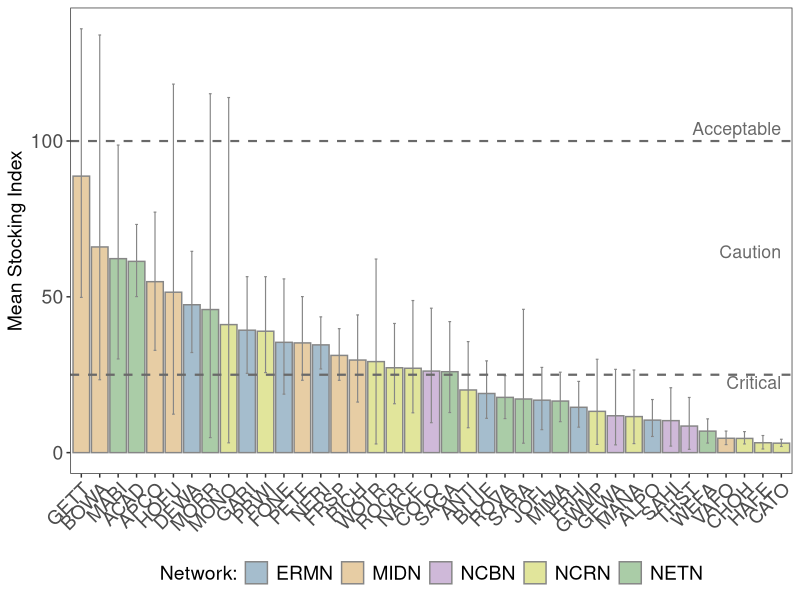
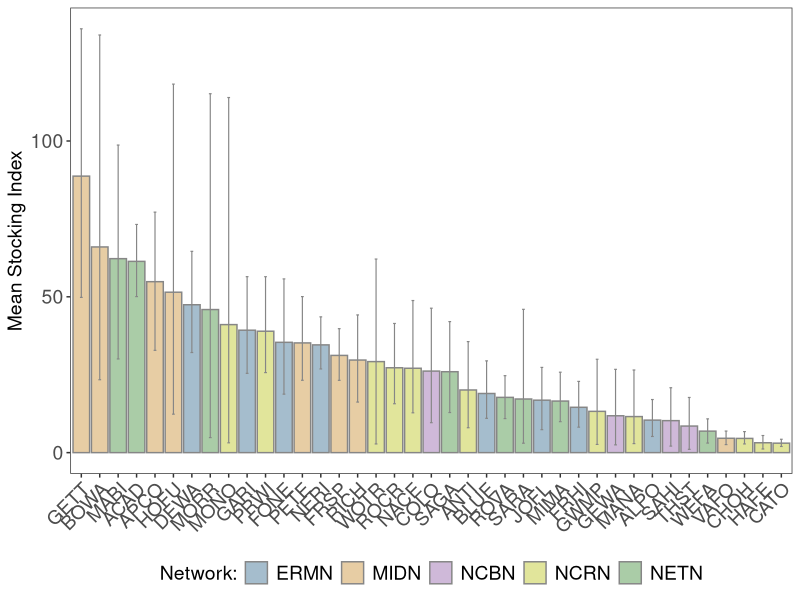
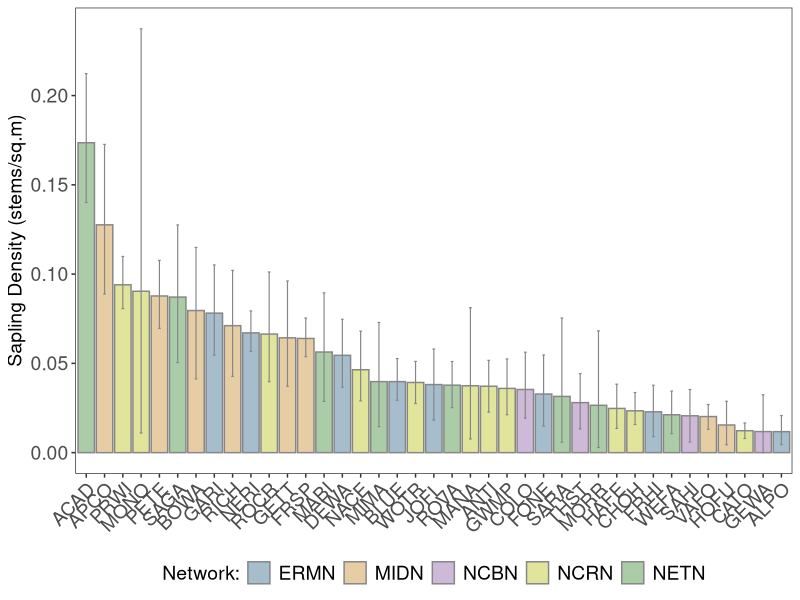
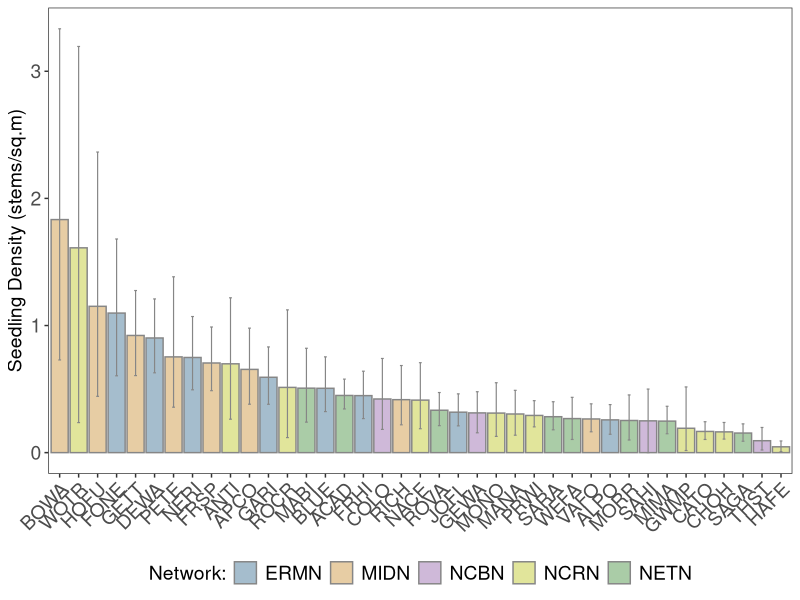
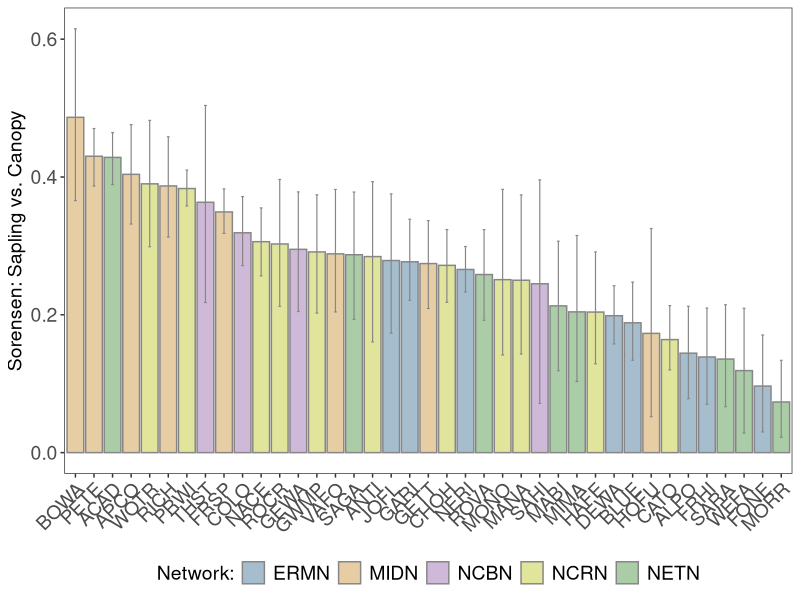
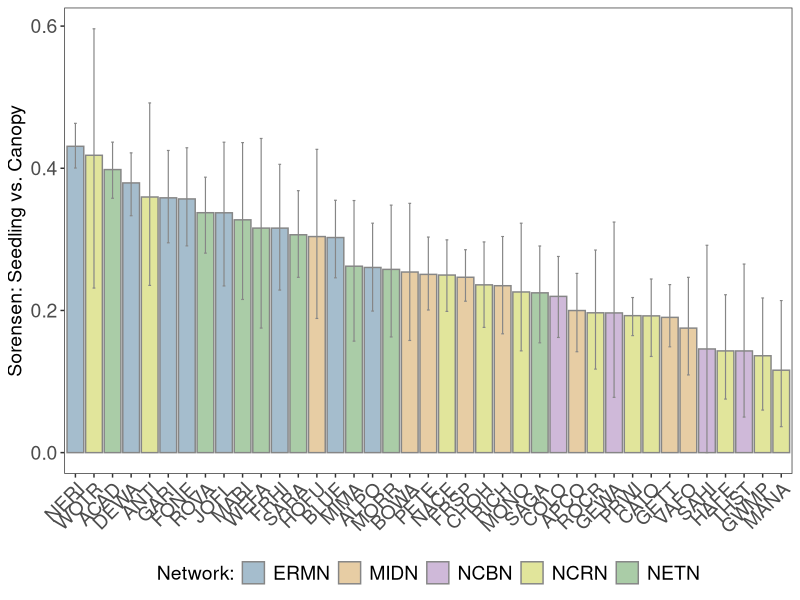
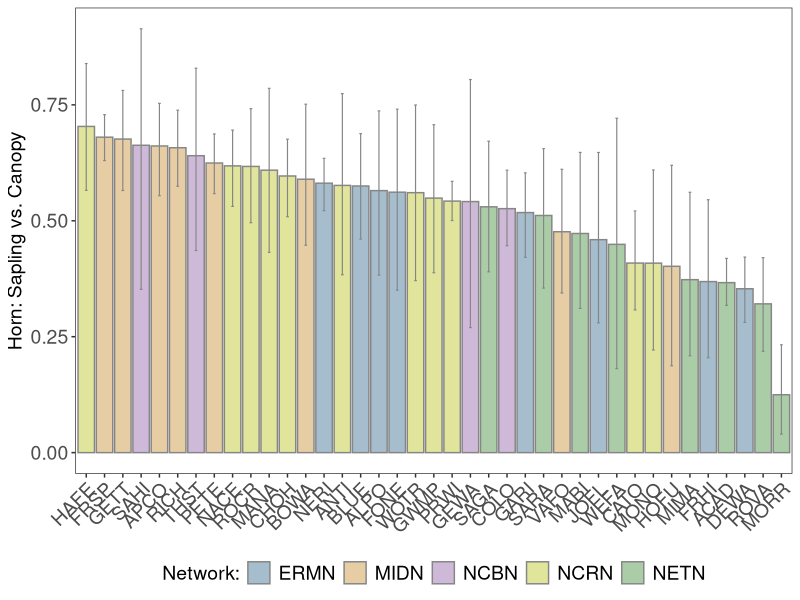
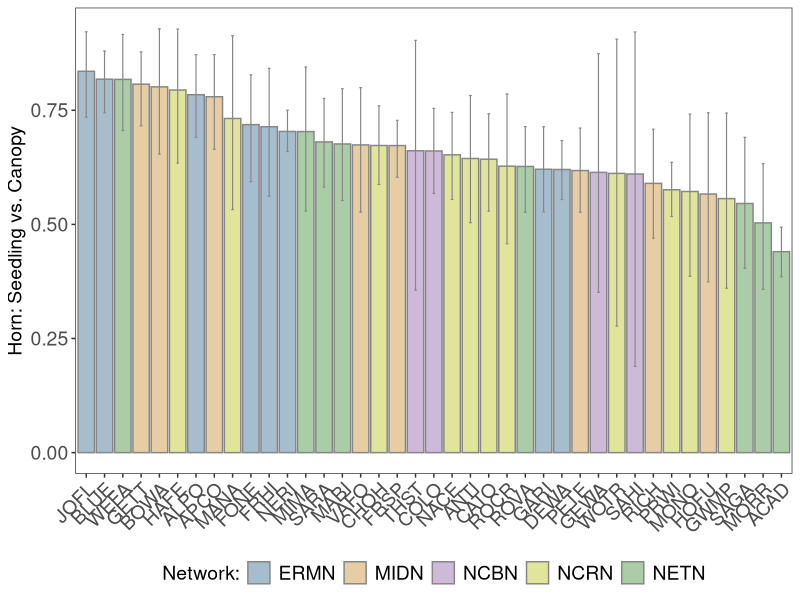

The R source for these figures, in order: (Note: this script raises an error after producing the figures.)
#---------------------------------------------------------------------------------------------------
# Compiling cycle 3 (2016:2019) data for comparisons of tree and regeneration status across parks
#   Code written by Kate Miller 20211012 
#---------------------------------------------------------------------------------------------------
library(tidyverse)
library(boot)
library(grid) # for digging into str of ggplot grobs
library(gridExtra) # for ggarrange
library(gtable)

options("scipen" = 100, "digits" = 4) # keeps scientific notation from showing up

datapath <- "./data"

#----- Status plots -----
# For status plots, plot the raw mean and 95% confidence interval derived from bootstrapping
dens_df <- read.csv("./data/EFWG_full_dataset_20220325.csv")
table(dens_df$Network)
#dens_df$Network <- ifelse(dens_df$Unit_Code %in% c("COLO", "GEWA", "SAHI", "THST"), "NCBN", dens_df$Network)

dens_c3 <- dens_df %>% filter(cycle == 3) 
park_list <- unique(dens_df$Unit_Code)
status_metrics <- c("stock_final", 
                    "Sap_Dens_Total", "Seed_Dens_Total",
                    "Sap_Dens_NatCan", "Seed_Dens_NatCan",
                    "Sor_sap", "Hor_sap", "Sor_seed", "Hor_seed")

# Load trend results for later use
boot_results <- read.csv("./results/20220325/all_metrics_randint_20220325.csv")
head(boot_results)
# lat_rank <- read.csv("./data/EFWG_lat_order.csv")[,c("park", "network", "lat.rank")]
# boot_results <- left_join(boot_results1, lat_rank, by = 'park') %>% rename(lat_rank = lat.rank)
boot_results$park_ord <- reorder(boot_results$park, desc(boot_results$lat_rank))
boot_results$Network[boot_results$park %in% c("COLO", "SAHI", "THST")] <- "NCBN" # in case this hasn't been changed
boot_results$network_ord <- factor(boot_results$Network, levels = c("NETN", "ERMN", "NCRN", "NCBN", "MIDN"))
table(boot_results$Network)
head(boot_results)
boot_results$strp_col <- case_when(boot_results$Network == "ERMN" ~ "#A5BDCD",
                                   boot_results$Network == "MIDN" ~ "#E7CDA4",
                                   boot_results$Network == "NCBN" ~ "#CFB9D9",
                                   boot_results$Network == "NCRN" ~ "#E1E59B",
                                   boot_results$Network == "NETN" ~ "#AACCA7") 

table(boot_results$Network)

boot_sppgrp <- boot_results %>% filter(!resp %in% c("Hor_sap", "Hor_seed", "Sor_sap", "Sor_seed", "stock_final"))

# Set up groups for comp plot
boot_sppgrp$sppgrp <- gsub("^.*_", "", boot_sppgrp$resp)
sppgrp_list <- c(paste0("_", unique(boot_sppgrp$sppgrp), collapse = "|"))
boot_sppgrp$metric <- gsub(sppgrp_list, "", boot_sppgrp$resp)

boot_sppgrp_comb <- boot_sppgrp %>% filter(sppgrp %in% c("NatCan", "NatOth", "Exotic")) %>% arrange(park, resp, term)

boot_sppgrp_comb$park_ord <- reorder(boot_sppgrp_comb$park, desc(boot_sppgrp_comb$lat_rank))
boot_sppgrp_comb$estimate[boot_sppgrp_comb$estimate == 0] <- NA
boot_sppgrp_comb$lower95[is.na(boot_sppgrp_comb$estimate)] <- NA
boot_sppgrp_comb$upper95[is.na(boot_sppgrp_comb$estimate)] <- NA

# Set up park lists
park_metrics <- expand.grid(park_list, status_metrics)
parks <- park_metrics[,1]
metrics <- park_metrics[,2]

# Create mean function used in bootstrap
mean_fun <- function(data, i){
  d <- data[i, ]
  return(mean(d, na.rm = TRUE))
}

# Iterate over parks and metrics to calc. mean and 95% CI of mean 
c3_stats <- map2_dfr(parks, metrics, function(park, metric){
  df <- dens_c3 %>% filter(Unit_Code == park) 
  results_df <- boot(df[, paste0(metric), drop = FALSE], mean_fun, R = 1000)
  df2 <- data.frame(park = park, 
                    Network = unique(df$Network),
                    metric = metric, 
                    mean = results_df$t0,
                    lower95 = quantile(results_df$t, probs = 0.025, na.rm = T),
                    upper95 = quantile(results_df$t, probs = 0.975, na.rm = T),
                    row.names = NULL)
  return(df2)
})

write.csv(c3_stats, "./results/20220325/EFWG_cycle_3_status.csv", row.names = FALSE)
#c3_stats <- read.csv("./results/EFWG_cycle_3_status.csv")

# Plotting function that sorts from high to low and color codes by network
plot_c3_status <- function(df, met, xlabel, ylabel){
  df2 <- df %>% filter(metric == met)
  df2$park_ord <- reorder(df2$park, desc(df2$mean))
  
  p <- ggplot(df2, 
              aes(x = park_ord, y = mean, fill = as.factor(Network)))+
    geom_bar(stat = 'identity', aes(fill = as.factor(Network)), col = "#868686")+ 
    geom_errorbar(aes(ymin = lower95, ymax = upper95), color = "#868686", 
                  width = 0.15, size = 0.4, na.rm = TRUE)+
    scale_fill_manual(values = c("ERMN" = "#A5BDCD", "MIDN" = "#E7CDA4", "NCBN" = "#CFB9D9", 
                                 "NCRN" = "#E1E59B", "NETN" = "#AACCA7"), 
                      name = "Network:")+
    theme_bw()+
    labs(x = xlabel, y = ylabel)+
    theme(axis.text = element_text(size = 14),
          axis.text.x = element_text(angle = 45, hjust = 1),
          axis.text.y = element_text(size = 14),
          axis.title = element_text(size = 14),
          plot.title = element_text(hjust = 0.5, size = 14, 
                                    margin = margin(t = 10, b = -15)),
          legend.title = element_text(size = 14),
          legend.text = element_text(size = 14),
          panel.background = element_blank(),
          panel.grid.major = element_blank(), 
          panel.grid.minor = element_blank(), 
          axis.line = element_blank(), 
          legend.position = 'bottom')
  
  return(p)
  
}

# Not going to iterate, so I can customize some of the plots before saving.

plot_c3_status(c3_stats, "stock_final", xlabel = NULL, ylabel = "Mean Stocking Index")+
  geom_hline(yintercept = 25, linetype = 2, lwd = 0.75, color = "DimGrey")+ #'#CD5C5C')+
  geom_text(x = 39, y = 22.5, label = "Critical", hjust = 1, size = 4.5, check_overlap = TRUE, color = "#696969")+
  geom_text(x = 39, y = 64.5, label = "Caution", hjust = 1, size = 4.5, check_overlap = TRUE, color = "#696969")+
  geom_hline(yintercept = 100, linetype = 2, lwd = 0.75, color = "DimGrey")+ #"#228B22")+
  geom_text(x = 39, y = 104, hjust = 1, label = "Acceptable", size = 4.5, check_overlap = TRUE, color = "#696969")

ggsave("./results/20220325/cycle_3_status_plots/Cycle_3_stocking_index.svg", width = 11, height = 8, units = 'in')

plot_c3_status(c3_stats, "stock_final", xlabel = NULL, ylabel = "Mean Stocking Index")
ggsave("./results/20220325/cycle_3_status_plots/Cycle_3_stocking_index_no_lines.svg", width = 11, height = 8, units = 'in')

plot_c3_status(c3_stats, "Sap_Dens_NatCan", xlabel = NULL, ylabel = "Sapling Density (stems/sq.m)")
ggsave("./results/20220325/cycle_3_status_plots/Cycle_3_sapling_density_natcan.svg", width = 11, height = 8, units = 'in')

plot_c3_status(c3_stats, "Seed_Dens_NatCan", xlabel = NULL, ylabel = "Seedling Density (stems/sq.m)")
ggsave("./results/20220325/cycle_3_status_plots/Cycle_3_seedling_density_natcan.svg", width = 11, height = 8, units = 'in')

plot_c3_status(c3_stats, "Sor_sap", xlabel = NULL, ylabel = "Sorensen: Sapling vs. Canopy")
ggsave("./results/20220325/cycle_3_status_plots/Cycle_3_Sorensen_sapling_vs_canopy.svg", width = 11, height = 8, units = 'in')

plot_c3_status(c3_stats, "Sor_seed", xlabel = NULL, ylabel = "Sorensen: Seedling vs. Canopy")
ggsave("./results/20220325/cycle_3_status_plots/Cycle_3_Sorensen_seedling_vs_canopy.svg", width = 11, height = 8, units = 'in')

plot_c3_status(c3_stats, "Hor_sap", xlabel = NULL, ylabel = "Horn: Sapling vs. Canopy")
ggsave("./results/20220325/cycle_3_status_plots/Cycle_3_Horn_sapling_vs_canopy.svg", width = 11, height = 8, units = 'in')

plot_c3_status(c3_stats, "Hor_seed", xlabel = NULL, ylabel = "Horn: Seedling vs. Canopy")
ggsave("./results/20220325/cycle_3_status_plots/Cycle_3_Horn_seedling_vs_canopy.svg", width = 11, height = 8, units = 'in')

#---- Summarize proportion of stocked plots based on deer browse index
dens_df <- read.csv("./data/EFWG_full_dataset_20220325.csv")
table(dens_df$Network)
head(dens_c3)

dens_c3 <- dens_df %>% filter(cycle == 3) 

dbi_stock_c3 <- dens_c3 %>% group_by(Network, Unit_Code, lat_rank) %>% 
  mutate(avg_DBI = mean(DBI, na.rm = T)) %>% ungroup() %>% 
  mutate(stocked = case_when(avg_DBI <= 3 & stock_final >= 50 ~ 1,
                             avg_DBI > 3 & stock_final >= 100 ~ 1,
                             TRUE ~ 0))

dbi_stock_sum <- dbi_stock_c3 %>% group_by(Network, Unit_Code, lat_rank) %>% 
                   summarize(avg_stock = mean(stock_final, na.rm = TRUE),
                             avg_DBI = first(avg_DBI),
                             num_stocked = sum(stocked, na.rm = TRUE),
                             num_plots = sum(!is.na(stocked)),
                             prop_stocked = num_stocked/num_plots) %>% 
                   rename(park = Unit_Code)

dbi_stock_sum$park_ord <- reorder(dbi_stock_sum$park, desc(dbi_stock_sum$prop_stocked))

write.csv(dbi_stock_sum, "./results/20220325/cycle_3_status_plots/cycle_3_DBI_prop_stock.csv", row.names = FALSE)

head(dbi_stock_sum)
head(c3_stats)

p <- 
  ggplot(dbi_stock_sum,
            aes(x = park_ord, y = prop_stocked, fill = as.factor(Network)))+
  geom_bar(stat = 'identity', aes(fill = as.factor(Network)), color = "#868686")+ 
  scale_fill_manual(values = c("ERMN" = "#A5BDCD", "MIDN" = "#E7CDA4", "NCBN" = "#CFB9D9", 
                               "NCRN" = "#E1E59B", "NETN" = "#AACCA7"), 
                    name = "Network:")+
  scale_y_continuous(limits = c(0, 0.7), breaks = c(0, 0.1, 0.2, 0.3, 0.4, 0.5, 0.6, 0.7), 
                     labels = c("0", "10", "20", "30", "40", "50", "60", "70"))+  
  theme_bw()+
  labs(x = NULL, y = "% Stocked Plots")+
  theme(axis.text = element_text(size = 14),
        axis.text.x = element_text(angle = 45, hjust = 1),
        axis.title = element_text(size = 14),
        plot.title = element_text(hjust = 0.5, size = 14, 
                                  margin = margin(t = 10, b = -15)),
        legend.title = element_text(size = 14),
        legend.text = element_text(size = 14),
        panel.background = element_blank(),
        panel.grid.major = element_blank(), 
        panel.grid.minor = element_blank(), 
        axis.line = element_blank(), 
        legend.position = 'bottom')+
  geom_hline(yintercept = 0.32, lty = 2, lwd = 0.75, color = "#696969")+
  geom_text(x = 39, y = 0.30, label = "Critical", hjust = 1, size = 4.5, check_overlap = TRUE, color = "#696969")+
  geom_hline(yintercept = 0.66, lty = 2, lwd = 0.75, color = "#696969")+
  geom_text(x = 39, y = 0.495, label = "Caution", hjust = 1, size = 4.5, check_overlap = TRUE, color = "#696969")+
  geom_text(x = 39, y = 0.68, hjust = 1, label = "Acceptable", size = 4.5, check_overlap = TRUE, color = "#696969")
  
p

ggsave("./results/20220325/cycle_3_status_plots/Pct_stocked_plots.svg", width = 11, height = 8, units = 'in')


#---- Composition plots -----
comp <- read.csv("./data/EFWG_proportion_regen_20220325.csv")
comp_lat <- left_join(comp, dens_c3 %>% select(Unit_Code, lat_rank) %>% unique(),
                      by = c("Unit_Code", "lat_rank"))

head(boot_sppgrp_comb)

# Matching networks to colors for facet strips
park_cols <- rbind(data.frame(park_ord = "BLNK", strp_col = "white"),
                   unique(data.frame(park_ord = boot_sppgrp_comb$park_ord,
                                     strp_col = boot_sppgrp_comb$strp_col)) %>% arrange(desc(park_ord))
)

park_cols <- park_cols %>% mutate(facet_ord = c(rev(202:209), rev(210:217), rev(218:225), 
                                                rev(226:233), rev(234:241))) %>% 
  arrange(facet_ord)

fills <- c(park_cols$strp_col) 

# Fake plot for network legend
leg_net <- ggplot(data = data.frame(network = c("ERMN", "MIDN", "NCBN", "NCRN", "NETN"),
                                    x = c(1, 2, 3, 4, 5)),
                  aes(x = x, fill = network))+
  geom_histogram()+
  scale_fill_manual(values = c("#A5BDCD", "#E7CDA4", "#CFB9D9", "#E1E59B", "#AACCA7"), 
                    name = "Network:")+ theme_bw()+
  theme(legend.position = 'bottom', 
        legend.title = element_text(size = 10), 
        legend.text=element_text(size = 10),
        #legend.background = element_blank()
        legend.background = element_rect(color = "#B9B9B9", size = 0.25)
  )

leg_gnet <- gtable_filter(ggplot_gtable(ggplot_build(leg_net)), "guide-box")

# Fake plot for species group legend
leg_barsp <- ggplot(data = data.frame(spgrp = c("Exotic", "NatCan", "NatOth"),
                                       x = c(1, 2, 3)),
                     aes(x = x, color = spgrp, fill = spgrp, shape = spgrp))+
  theme_bw()+
  geom_histogram()+
  scale_fill_manual(values = c("NatCan" = "#99D899", "NatOth" = "#A7AFA7", "Exotic" = "#CD5C5C"),
                    labels = c("Native Canopy", "Native Other", "Exotic"),
                    name = "Groups:",
                    drop = FALSE)+
  scale_color_manual(values = c("NatCan" = "#99D899", "NatOth" = "#A7AFA7", "Exotic" = "#CD5C5C"),
                    labels = c("Native Canopy", "Native Other", "Exotic"),
                    name = "Groups:",
                    drop = FALSE)+
  theme(legend.position = 'bottom', legend.title = element_text(size = 10),
        legend.text = element_text(size = 10), #legend.background = element_blank()
        legend.background = element_rect(colour = "#B9B9B9", size = 0.25)
  )

leg_gbarsp <- gtable_filter(ggplot_gtable(ggplot_build(leg_barsp)), "guide-box")

#----- Plot all 3 groups, so adds to 1
comp_long <- comp_lat %>% select(Network, Unit_Code, lat_rank, sap_ba_pct_NatCan_rel:seed_dens_pct_Exotic_rel) %>% 
                          pivot_longer(sap_ba_pct_NatCan_rel:seed_dens_pct_Exotic_rel, 
                                       names_to = "Metric", values_to = "Mean") %>% 
                          mutate(Species = case_when(grepl("NatCan", .$Metric) ~ "Native Canopy",
                                                     grepl("NatOth", .$Metric) ~ "Other Native Species",
                                                     grepl("Exotic", .$Metric) ~ "Exotic"),
                                 Metric = case_when(grepl("sap_ba", .$Metric) ~ "Sapling BA", 
                                                    grepl("sap_dens", .$Metric) ~ "Sapling Density",
                                                    grepl("seed_dens", .$Metric) ~ "Seedling Density"))

head(comp_long)

comp_long$Species <- factor(comp_long$Species, levels = c("Native Canopy", "Other Native Species", "Exotic"))

comp_long$park_order <- reorder(comp_long$Unit_Code, desc(comp_long$lat_rank))

p <-
      ggplot(comp_long,
                aes(x = Metric, y = Mean, fill = Species)) +
       geom_bar(stat = 'identity') + facet_wrap(~park_order, ncol = 8) +
       scale_fill_manual(values = c("Native Canopy" = "#99D899",
                                    "Other Native Species" = "#A7AFA7",
                                    "Exotic" = "#CD5C5C"))+
       labs(y = "Avg. % of Total Saplings or Seedlings", x = NULL) +
       coord_flip() +
       scale_y_continuous(limits = c(-0.01,1.01),
                          breaks = c(0.00, 0.25, 0.50, 0.75, 1.00),
                          labels = c("0", "25", "50", "75", "100"))+

       theme_bw()+
       theme(axis.text = element_text(size = 10),
             axis.text.x = element_text(angle = 45, hjust = 1, vjust = 1),
             axis.text.y = element_text(size = 10),
             axis.title = element_text(size = 10),
             plot.title = element_text(hjust = 0.5, size = 11, margin = margin(t = 10, b = -15)),
             panel.background = element_blank(),
             panel.grid.major = element_blank(),
             panel.grid.minor = element_blank(),
             axis.line = element_blank(),
             legend.position = 'none')

p
  svg("./results/Prop_species_groups_option1.svg",
      height = 8, width = 11)

  grid.arrange(grobs = list(p, leg_gbarsp),
               heights = c(6.5, 0.5),
               widths = c(0.55, 7.125, 0.25),
               layout_matrix = rbind(c(1, 1, 1),
                                     c(NA, 2, NA)))
  dev.off()


# Species level composition plot (Fig 28)  
comp <- read.csv("./data/EFWG_proportion_regen_species_20220325.csv")
head(comp)
names(comp)
comp2 <- left_join(comp, dens_c3 %>% select(Unit_Code, Network) %>% unique(),
                   by = c("Unit_Code"))

comp_long <- comp2 %>% pivot_longer(-c("Unit_Code", "lat_rank", "Network", "park_order"),
                                    names_to = 'Metric',
                                    values_to = 'Prop') %>% 
                       filter(!Metric %in% c("sap_ba_tot", "sap_dens_tot", "seed_dens_tot")) %>% 
                       mutate(Species = case_when(grepl("FRAX", .data$Metric) ~ "Ash species",
                                                  grepl("FAGGRA", .data$Metric) ~ "American Beech",
                                                  grepl("ASITRI", .data$Metric) ~ "Paw paw",
                                                  TRUE ~ "unassigned")) %>% # check field to drop
                       filter(Species != "unassigned")

# create resp column that drops spp
comp_final <- comp_long %>% mutate(resp = gsub("_FRAX", "", 
                                               gsub("_FAGGRA", "", 
                                                    gsub("_ASITRI", "", 
                                                         .data$Metric))),
                                   Metric = case_when(resp == 'sap_ba_pct' ~ "Sapling BA",
                                                      resp == "sap_dens_pct" ~ "Sapling Density",
                                                      resp == "seed_dens_pct" ~ "Seedling Density")) %>%
                            arrange(park_order, Metric, Species) %>% select(-resp)
                            # select(-Metric) %>%
                            # pivot_wider(names_from = resp, values_from = Prop)

head(comp_final)

#comp_spp <- comp_lat %>% filter(Species %in% c("Ash", "American Beech", "Paw paw"))
comp_final$park_order <- reorder(comp_final$Unit_Code, desc(comp_final$lat_rank))

# Fake plot for species group legend
leg_bar_spp <- ggplot(data = data.frame(spgrp = c("ASITRI", "FRAX", "FAGGRA"),
                                        x = c(1, 2, 3)), 
                      aes(x = x, color = spgrp, fill = spgrp, shape = spgrp))+
  theme_bw()+ 
  geom_histogram()+
  scale_fill_manual(values = c("Paw paw" = "#94BDEC", "Ash" = "#76AB81", "American Beech" = "#F9CB80"), 
                    labels = c("Paw paw", "Ash species", "American Beech"),
                    name = "Species:",
                    drop = FALSE)+
  scale_color_manual(values = c("Paw paw" = "#94BDEC", "Ash" = "#76AB81", "American Beech" = "#F9CB80"), 
                     labels = c("Paw paw", "Ash species", "American Beech"),
                     name = "Species:",
                     drop = FALSE)+
  theme(legend.position = 'bottom', legend.title = element_text(size = 10), 
        legend.text = element_text(size = 10), #legend.background = element_blank()
        legend.background = element_rect(colour = "#B9B9B9", size = 0.25)
  )

leg_gbar_spp <- gtable_filter(ggplot_gtable(ggplot_build(leg_bar_spp)), "guide-box")

head(comp_final)

p <- 
  ggplot(comp_final, 
         aes(x = Metric, y = Prop, fill = Species)) +
  geom_bar(stat = 'identity') + 
  facet_wrap(~park_order, ncol = 8) + 
  labs(y = "Average % of Total Saplings or Seedlings", x = NULL) + 
  
  scale_y_continuous(limits = c(0,1),
                     breaks = c(0.00, 0.25, 0.50, 0.75, 1.00),
                     labels = c("0", "25", "50", "75", "100"))+
  scale_fill_manual(values = c("Paw paw" = "#94BDEC",
                               "Ash species" = "#76AB81", #"#A87000", 
                               "American Beech" = "#F9CB80"), 
                    labels = c("Paw paw", "Ash species", "American Beech"),
                    name = "Species:",
                    drop = FALSE)+
  coord_flip()+
  theme_bw()+
  theme(#axis.text = element_text(size = 10),
    axis.text.x = element_text(size = 11, angle = 45, hjust = 1, vjust = 1),
    axis.text.y = element_text(size = 11),
    axis.title = element_text(size = 11),
    plot.title = element_text(hjust = 0.5, size = 11, margin = margin(t = 10, b = -15)),
    panel.background = element_blank(),
    panel.grid.major = element_blank(),
    panel.grid.minor = element_blank(),
    axis.line = element_blank(),
    legend.position = 'none')

p

g <- ggplot_gtable(ggplot_build(p))
strp_col <- which(grepl('strip-t', g$layout$name))

k <- 1
for (i in strp_col) {
  g$grobs[[i]]$grobs[[1]]$children[[1]]$gp$fill <- fills[k]
  k <- k+1
}

svg("./results/Prop_species.svg", 
    height = 8, width = 11) 

grid.arrange(grobs = list(g, leg_gbar_spp, leg_gnet),
             heights = c(6.5, 0.5),
             widths = c(0.5, 3.5, 3, 0.5),
             layout_matrix = rbind(c(1, 1, 1, 1),
                                   c(NA, 2, 3, NA)))
dev.off()
